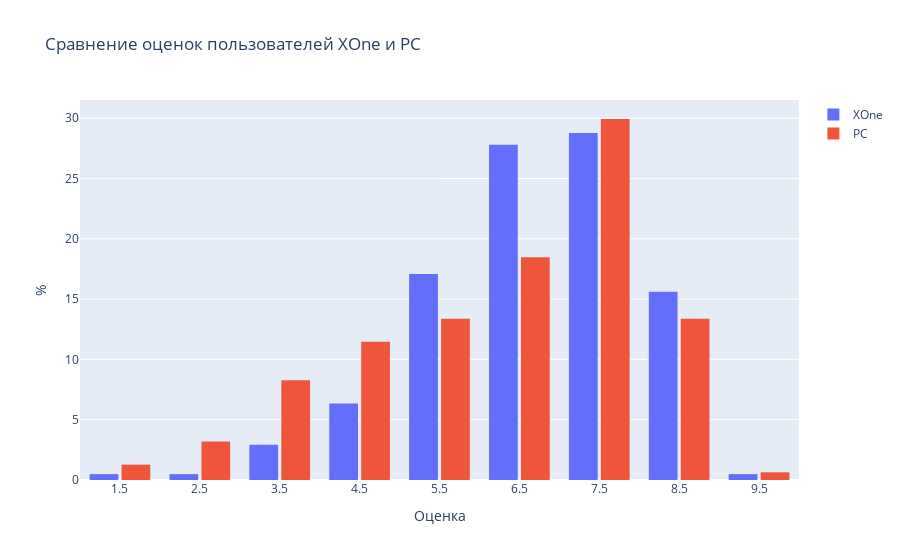

This figure's notebook cell:
### Markdown cell above
Посмотрим как распределны оценки

### Code cell
fig = go.Figure()

fig.add_trace(go.Histogram(x=data_actual.query('platform == "XOne"')['user_score'],
                           histnorm='percent',
                           xbins=dict(start=1, 
                                      end=10, 
                                      size=1),
                           name='XOne'))

fig.add_trace(go.Histogram(x=data_actual.query('platform == "PC"')['user_score'],
                           histnorm='percent',
                           xbins=dict(start=1, 
                                      end=10, 
                                      size=1),
                           name='PC'))


fig.update_layout(    
                  title_text='Сравнение оценок пользователей XOne и РС',
                  xaxis_title_text='Оценка',
                  yaxis_title_text='%',
                  bargap=0.2,
                  bargroupgap=0.1
                  )

fig.show()

### Figure 1 — Plotly figure (JSON) as saved in the notebook; plotly's stock layout.template omitted (floating-point values rounded to 4 significant figures; data arrays with more than 128 entries replaced by an {"elided": "..."} marker saying what was removed)
{"data": [{"histnorm": "percent", "name": "XOne", "type": "histogram", "x": {"elided": "247 float values"}, "xbins": {"end": 10, "size": 1, "start": 1}}, {"histnorm": "percent", "name": "PC", "type": "histogram", "x": {"elided": "189 float values"}, "xbins": {"end": 10, "size": 1, "start": 1}}], "layout": {"bargap": 0.2, "bargroupgap": 0.1, "title": {"text": "Сравнение оценок пользователей XOne и РС"}, "xaxis": {"title": {"text": "Оценка"}}, "yaxis": {"title": {"text": "%"}}}}
